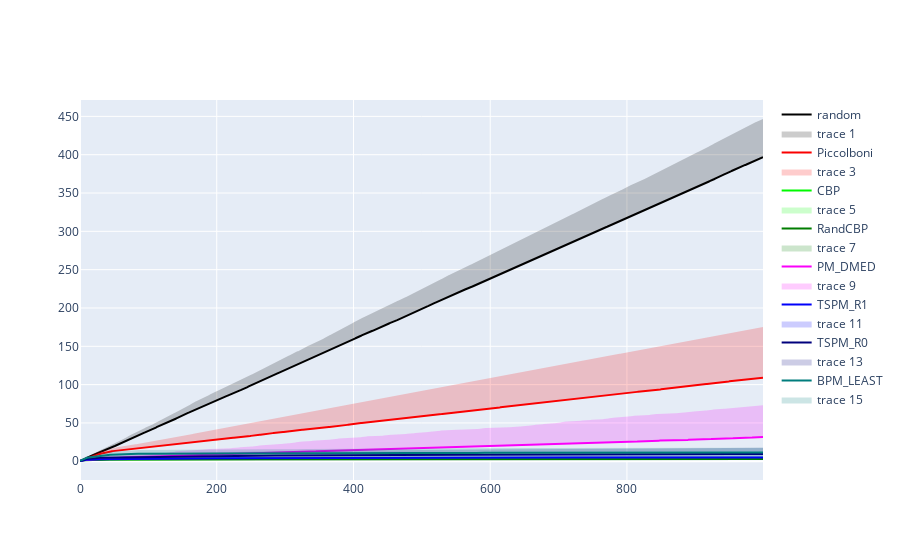
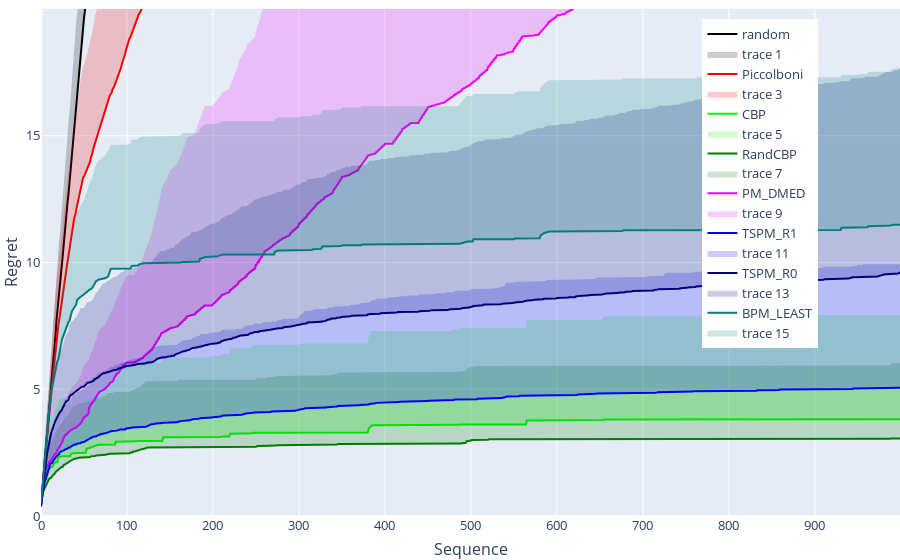

Notebook code cell kept with these figures, in order:
### Code cell
n_cores = 16
n_folds = 50
horizon = 1000
# outcome_distribution =  {'spam':0.05,'ham':0.95}

game = games.apple_tasting(False)

algos = [   random_algo.Random(  game, horizon, ),

            feedexp3_piccolboni.FeedExp3(  game, horizon, ),

            cpb.CPB(  game, horizon, 1.01), 
            cpb_gaussian.CPB_gaussian(  game, horizon, 1.01, True, 1/16, 10), 

            PM_DMED.PM_DMED(  game, horizon,),   

            TSPM.TSPM_alg(  game, horizon, 1),
            TSPM.TSPM_alg(  game, horizon, 0), 

            bpm.BPM(game,horizon),  ] 


        #PM_DMED.PM_DMED(  game, horizon,),   
        #TSPM.TSPM_alg(  game, horizon, 1),   ] 

        #cpb_gaussian_v2.CPB_gaussian(  game, horizon, 1.01, True), 
        #cpb_gaussian_v2.CPB_gaussian(  game, horizon, 1.01, False), ]
        #cpb_gaussian_v2.CPB_gaussian(  game, horizon, 1.01),
        #TSPM.TSPM_alg(game, horizon, 1 ) ]
        #TSPM.TSPM_alg(game, horizon, 0 )   #eTSPM.eTSPM_alg(game, horizon, 1), cpb_uniform.CPB_uniform(  game, horizon, 1.01), 

colors = [  [0,0,0], [250,0,0], [0,250,0], [0,125,0], [250,0,250], [0,0,250], [0,0,125],  [0,125,125]  ] #, [250,0,0], [200,0,0], [0,150,0], [0,250,0], [0,150,0], [0,0,250], [0,0,0],  [0,255,0], [0 , 150, 0], [155,155,0], [255,0,0], [0,0,255] , [255,51,255], [255,51,255], [255,20,200]  ] #
labels = [   'random', 'Piccolboni','CBP', 'RandCBP', 'PM_DMED', 'TSPM_R1', 'TSPM_R0', 'BPM_LEAST'   ]  #'random', 'RandCPB', 'random', 'TSPM' , 'TSPM (R=0)', 'RandCBP (uncoupled)','CPB uniform', ,'TSPM' , 'ucbTSPM (Auer)' 'FeedExp3 (2001)', 'FeedExp3 (2006)', 'CPB',  'eTSPM (Auer)',

fig = go.Figure(    )

for alg, color, label in zip( algos, colors, labels):

    r,g,b = color
    result = evaluate_parallel(n_cores, n_folds, horizon, alg, game, 'easy')
    regret =  np.mean(result,0) 
    
    xcoords = np.arange(0,horizon,1).tolist()
    std =  np.std(result,0) 
    upper_regret = regret + std

    np.save('./results/apple_tasting/easy_{}_{}_{}'.format(horizon,n_folds, label), result)

    fig.add_trace(go.Scatter(x=xcoords, y=regret, line=dict(color='rgb({},{},{})'.format(r,g,b)), mode='lines',  name=label )) # 

    fig.add_trace(   go.Scatter( x=xcoords+xcoords[::-1], y=upper_regret.tolist()+regret.tolist()[::-1],  fill='toself', fillcolor='rgba({},{},{},0.2)'.format(r,g,b), 
                         line=dict(color='rgba(255,255,255,0)'),   hoverinfo="skip",  showlegend=True )

    )
    
fig.show(legend=True)
fig.update_yaxes(range=[0, 20] )
fig.update_layout(legend= dict(yanchor="top",y=0.98,xanchor="left",x=0.77), autosize=False,
                 xaxis_title="Sequence",
                 yaxis_title="Regret",
                 margin=go.layout.Margin( l=0,   r=0,   b=0,    t=0, ), 
                  font=dict(size=13,) )
#fig.write_image("./easy_AT.pdf")

fig.show()

### Figure 1 — Plotly figure (JSON) as saved in the notebook; plotly's stock layout.template omitted (floating-point values rounded to 4 significant figures; data arrays with more than 128 entries replaced by an {"elided": "..."} marker saying what was removed)
{"data": [{"line": {"color": "rgb(0,0,0)"}, "mode": "lines", "name": "random", "x": {"elided": "1000 int values"}, "y": {"elided": "1000 float values"}, "type": "scatter"}, {"fill": "toself", "fillcolor": "rgba(0,0,0,0.2)", "hoverinfo": "skip", "line": {"color": "rgba(255,255,255,0)"}, "showlegend": true, "x": {"elided": "2000 int values"}, "y": {"elided": "2000 float values"}, "type": "scatter"}, {"line": {"color": "rgb(250,0,0)"}, "mode": "lines", "name": "Piccolboni", "x": {"elided": "1000 int values"}, "y": {"elided": "1000 float values"}, "type": "scatter"}, {"fill": "toself", "fillcolor": "rgba(250,0,0,0.2)", "hoverinfo": "skip", "line": {"color": "rgba(255,255,255,0)"}, "showlegend": true, "x": {"elided": "2000 int values"}, "y": {"elided": "2000 float values"}, "type": "scatter"}, {"line": {"color": "rgb(0,250,0)"}, "mode": "lines", "name": "CBP", "x": {"elided": "1000 int values"}, "y": {"elided": "1000 float values"}, "type": "scatter"}, {"fill": "toself", "fillcolor": "rgba(0,250,0,0.2)", "hoverinfo": "skip", "line": {"color": "rgba(255,255,255,0)"}, "showlegend": true, "x": {"elided": "2000 int values"}, "y": {"elided": "2000 float values"}, "type": "scatter"}, {"line": {"color": "rgb(0,125,0)"}, "mode": "lines", "name": "RandCBP", "x": {"elided": "1000 int values"}, "y": {"elided": "1000 float values"}, "type": "scatter"}, {"fill": "toself", "fillcolor": "rgba(0,125,0,0.2)", "hoverinfo": "skip", "line": {"color": "rgba(255,255,255,0)"}, "showlegend": true, "x": {"elided": "2000 int values"}, "y": {"elided": "2000 float values"}, "type": "scatter"}, {"line": {"color": "rgb(250,0,250)"}, "mode": "lines", "name": "PM_DMED", "x": {"elided": "1000 int values"}, "y": {"elided": "1000 float values"}, "type": "scatter"}, {"fill": "toself", "fillcolor": "rgba(250,0,250,0.2)", "hoverinfo": "skip", "line": {"color": "rgba(255,255,255,0)"}, "showlegend": true, "x": {"elided": "2000 int values"}, "y": {"elided": "2000 float values"}, "type": "scatter"}, {"line": {"color": "rgb(0,0,250)"}, "mode": "lines", "name": "TSPM_R1", "x": {"elided": "1000 int values"}, "y": {"elided": "1000 float values"}, "type": "scatter"}, {"fill": "toself", "fillcolor": "rgba(0,0,250,0.2)", "hoverinfo": "skip", "line": {"color": "rgba(255,255,255,0)"}, "showlegend": true, "x": {"elided": "2000 int values"}, "y": {"elided": "2000 float values"}, "type": "scatter"}, {"line": {"color": "rgb(0,0,125)"}, "mode": "lines", "name": "TSPM_R0", "x": {"elided": "1000 int values"}, "y": {"elided": "1000 float values"}, "type": "scatter"}, {"fill": "toself", "fillcolor": "rgba(0,0,125,0.2)", "hoverinfo": "skip", "line": {"color": "rgba(255,255,255,0)"}, "showlegend": true, "x": {"elided": "2000 int values"}, "y": {"elided": "2000 float values"}, "type": "scatter"}, {"line": {"color": "rgb(0,125,125)"}, "mode": "lines", "name": "BPM_LEAST", "x": {"elided": "1000 int values"}, "y": {"elided": "1000 float values"}, "type": "scatter"}, {"fill": "toself", "fillcolor": "rgba(0,125,125,0.2)", "hoverinfo": "skip", "line": {"color": "rgba(255,255,255,0)"}, "showlegend": true, "x": {"elided": "2000 int values"}, "y": {"elided": "2000 float values"}, "type": "scatter"}], "layout": {}}

### Figure 2 — Plotly figure (JSON) as saved in the notebook; plotly's stock layout.template omitted (floating-point values rounded to 4 significant figures; data arrays with more than 128 entries replaced by an {"elided": "..."} marker saying what was removed)
{"data": [{"line": {"color": "rgb(0,0,0)"}, "mode": "lines", "name": "random", "x": {"elided": "1000 int values"}, "y": {"elided": "1000 float values"}, "type": "scatter"}, {"fill": "toself", "fillcolor": "rgba(0,0,0,0.2)", "hoverinfo": "skip", "line": {"color": "rgba(255,255,255,0)"}, "showlegend": true, "x": {"elided": "2000 int values"}, "y": {"elided": "2000 float values"}, "type": "scatter"}, {"line": {"color": "rgb(250,0,0)"}, "mode": "lines", "name": "Piccolboni", "x": {"elided": "1000 int values"}, "y": {"elided": "1000 float values"}, "type": "scatter"}, {"fill": "toself", "fillcolor": "rgba(250,0,0,0.2)", "hoverinfo": "skip", "line": {"color": "rgba(255,255,255,0)"}, "showlegend": true, "x": {"elided": "2000 int values"}, "y": {"elided": "2000 float values"}, "type": "scatter"}, {"line": {"color": "rgb(0,250,0)"}, "mode": "lines", "name": "CBP", "x": {"elided": "1000 int values"}, "y": {"elided": "1000 float values"}, "type": "scatter"}, {"fill": "toself", "fillcolor": "rgba(0,250,0,0.2)", "hoverinfo": "skip", "line": {"color": "rgba(255,255,255,0)"}, "showlegend": true, "x": {"elided": "2000 int values"}, "y": {"elided": "2000 float values"}, "type": "scatter"}, {"line": {"color": "rgb(0,125,0)"}, "mode": "lines", "name": "RandCBP", "x": {"elided": "1000 int values"}, "y": {"elided": "1000 float values"}, "type": "scatter"}, {"fill": "toself", "fillcolor": "rgba(0,125,0,0.2)", "hoverinfo": "skip", "line": {"color": "rgba(255,255,255,0)"}, "showlegend": true, "x": {"elided": "2000 int values"}, "y": {"elided": "2000 float values"}, "type": "scatter"}, {"line": {"color": "rgb(250,0,250)"}, "mode": "lines", "name": "PM_DMED", "x": {"elided": "1000 int values"}, "y": {"elided": "1000 float values"}, "type": "scatter"}, {"fill": "toself", "fillcolor": "rgba(250,0,250,0.2)", "hoverinfo": "skip", "line": {"color": "rgba(255,255,255,0)"}, "showlegend": true, "x": {"elided": "2000 int values"}, "y": {"elided": "2000 float values"}, "type": "scatter"}, {"line": {"color": "rgb(0,0,250)"}, "mode": "lines", "name": "TSPM_R1", "x": {"elided": "1000 int values"}, "y": {"elided": "1000 float values"}, "type": "scatter"}, {"fill": "toself", "fillcolor": "rgba(0,0,250,0.2)", "hoverinfo": "skip", "line": {"color": "rgba(255,255,255,0)"}, "showlegend": true, "x": {"elided": "2000 int values"}, "y": {"elided": "2000 float values"}, "type": "scatter"}, {"line": {"color": "rgb(0,0,125)"}, "mode": "lines", "name": "TSPM_R0", "x": {"elided": "1000 int values"}, "y": {"elided": "1000 float values"}, "type": "scatter"}, {"fill": "toself", "fillcolor": "rgba(0,0,125,0.2)", "hoverinfo": "skip", "line": {"color": "rgba(255,255,255,0)"}, "showlegend": true, "x": {"elided": "2000 int values"}, "y": {"elided": "2000 float values"}, "type": "scatter"}, {"line": {"color": "rgb(0,125,125)"}, "mode": "lines", "name": "BPM_LEAST", "x": {"elided": "1000 int values"}, "y": {"elided": "1000 float values"}, "type": "scatter"}, {"fill": "toself", "fillcolor": "rgba(0,125,125,0.2)", "hoverinfo": "skip", "line": {"color": "rgba(255,255,255,0)"}, "showlegend": true, "x": {"elided": "2000 int values"}, "y": {"elided": "2000 float values"}, "type": "scatter"}], "layout": {"yaxis": {"range": [0, 20], "title": {"text": "Regret"}}, "legend": {"yanchor": "top", "y": 0.98, "xanchor": "left", "x": 0.77}, "font": {"size": 13}, "autosize": false, "xaxis": {"title": {"text": "Sequence"}}, "margin": {"b": 0, "l": 0, "r": 0, "t": 0}}}
